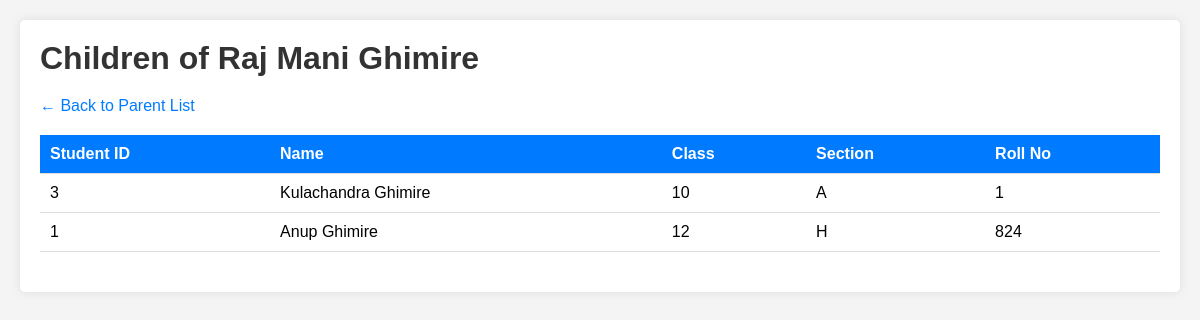
Page /admin/parents/view_linked_students.php?id=1 (signed in) on the committed database.
### tables this page shows
CREATE TABLE `parents` (
  `id` int(11) NOT NULL,
  `parent_id` varchar(20) NOT NULL,
  `name` varchar(100) NOT NULL,
  `email` varchar(100) DEFAULT NULL,
  `phone` varchar(15) DEFAULT NULL,
  `address` text DEFAULT NULL,
  `password` varchar(255) NOT NULL,
  `created_at` timestamp NOT NULL DEFAULT current_timestamp()
);

CREATE TABLE `students` (
  `id` int(11) NOT NULL,
  `student_id` varchar(20) NOT NULL,
  `name` varchar(100) NOT NULL,
  `email` varchar(100) DEFAULT NULL,
  `phone` varchar(15) DEFAULT NULL,
  `class` varchar(10) NOT NULL,
  `section` varchar(5) DEFAULT NULL,
  `roll_no` int(11) DEFAULT NULL,
  `address` text DEFAULT NULL,
  `password` varchar(255) NOT NULL,
  `created_at` timestamp NOT NULL DEFAULT current_timestamp()
);

### admin/parents/view_linked_students.php (the view, shortened to what this page needs)
<?php
include '../../config.php';
$parent_id = isset($_GET['id']) ? intval($_GET['id']) : 0;
$parent_sql = "SELECT name FROM parents WHERE id = $parent_id";
$parent_result = mysqli_query($conn, $parent_sql);
$parent = mysqli_fetch_assoc($parent_result);
$students_sql = "SELECT s.* FROM students s
                 JOIN parent_students ps ON s.id = ps.student_id
                 WHERE ps.parent_id = $parent_id";
$students_result = mysqli_query($conn, $students_sql);
?>
<!DOCTYPE html>
<html>
<head>
    <link rel="stylesheet" href="../../css/style.css">
</head>
<body>
    <div class="container">
        <h1>Children of <?php echo $parent['name']; ?></h1>
        <p><a href="view_parents.php">← Back to Parent List</a></p>
        <?php if (mysqli_num_rows($students_result) > 0): ?>
            <table>
                <tr>
                    <th>Student ID</th>
                    <th>Name</th>
                    <th>Class</th>
                    <th>Section</th>
                    <th>Roll No</th>
                </tr>
                <?php while ($student = mysqli_fetch_assoc($students_result)): ?>
                <tr>
                    <td><?php echo $student['student_id']; ?></td>
                    <td><?php echo $student['name']; ?></td>
                    <td><?php echo $student['class']; ?></td>
                    <td><?php echo $student['section']; ?></td>
                    <td><?php echo $student['roll_no']; ?></td>
                </tr>
                <?php endwhile; ?>
            </table>
        <?php else: ?>
            <p>No children linked to this parent.</p>
        <?php endif; ?>
    </div>
</body>
</html>

### css/style.css (style rules this page uses)
* { margin: 0; padding: 0; box-sizing: border-box; }
body { font-family: Arial, sans-serif; background: #f4f4f4; padding: 20px; }
.container { max-width: 1200px; margin: 0 auto; background: white; padding: 20px; border-radius: 5px; box-shadow: 0 0 10px rgba(0,0,0,0.1); }
h1, h2, h3 { color: #333; margin-bottom: 20px; }
table { width: 100%; border-collapse: collapse; margin: 20px 0; }
th, td { padding: 10px; text-align: left; border-bottom: 1px solid #ddd; }
th { background: #007bff; color: white; }
a { color: #007bff; text-decoration: none; }

### rows in the picture
parents: name "Raj Mani Ghimire"
students: student "3", name "Kulachandra Ghimire", class "10", section "A", roll_no "1"
students: student "1", name "Anup Ghimire", class "12", section "H", roll_no "824"
